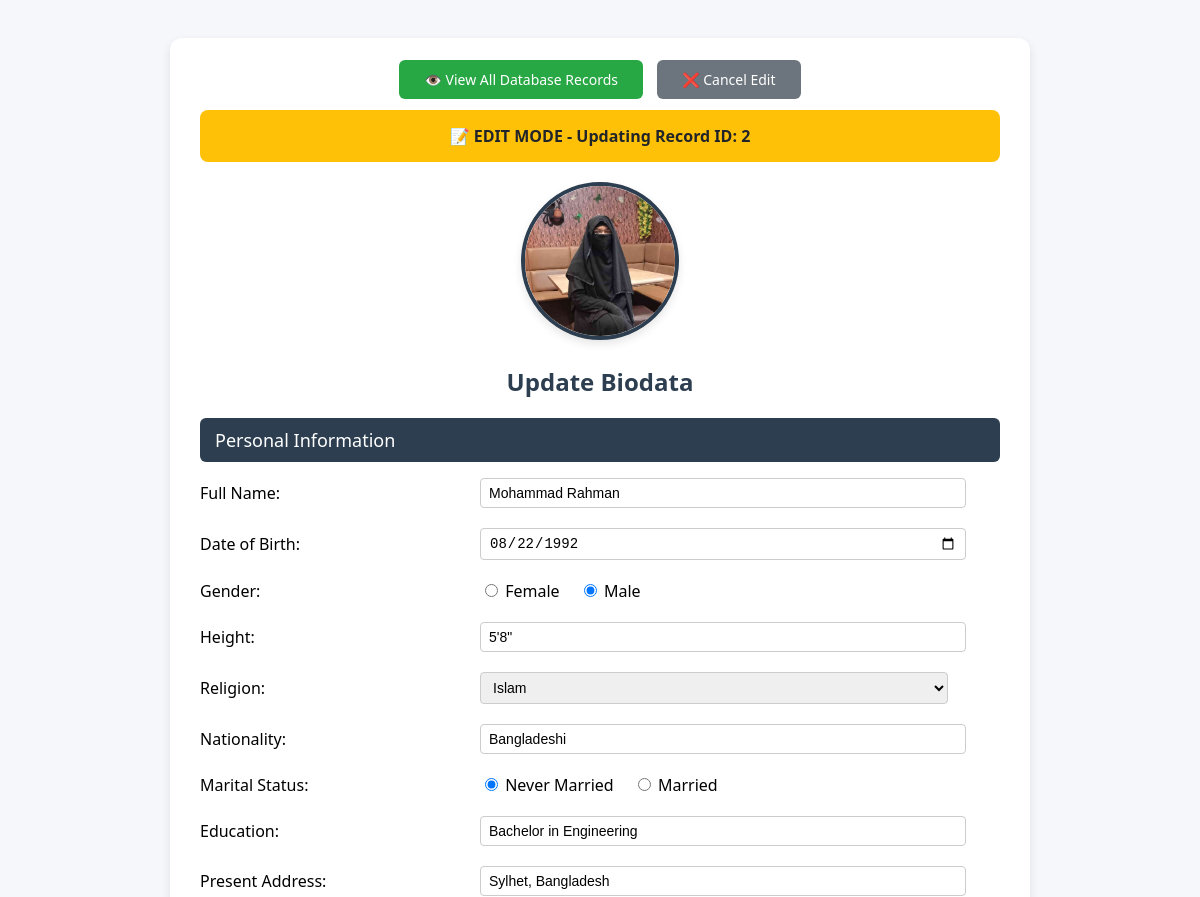
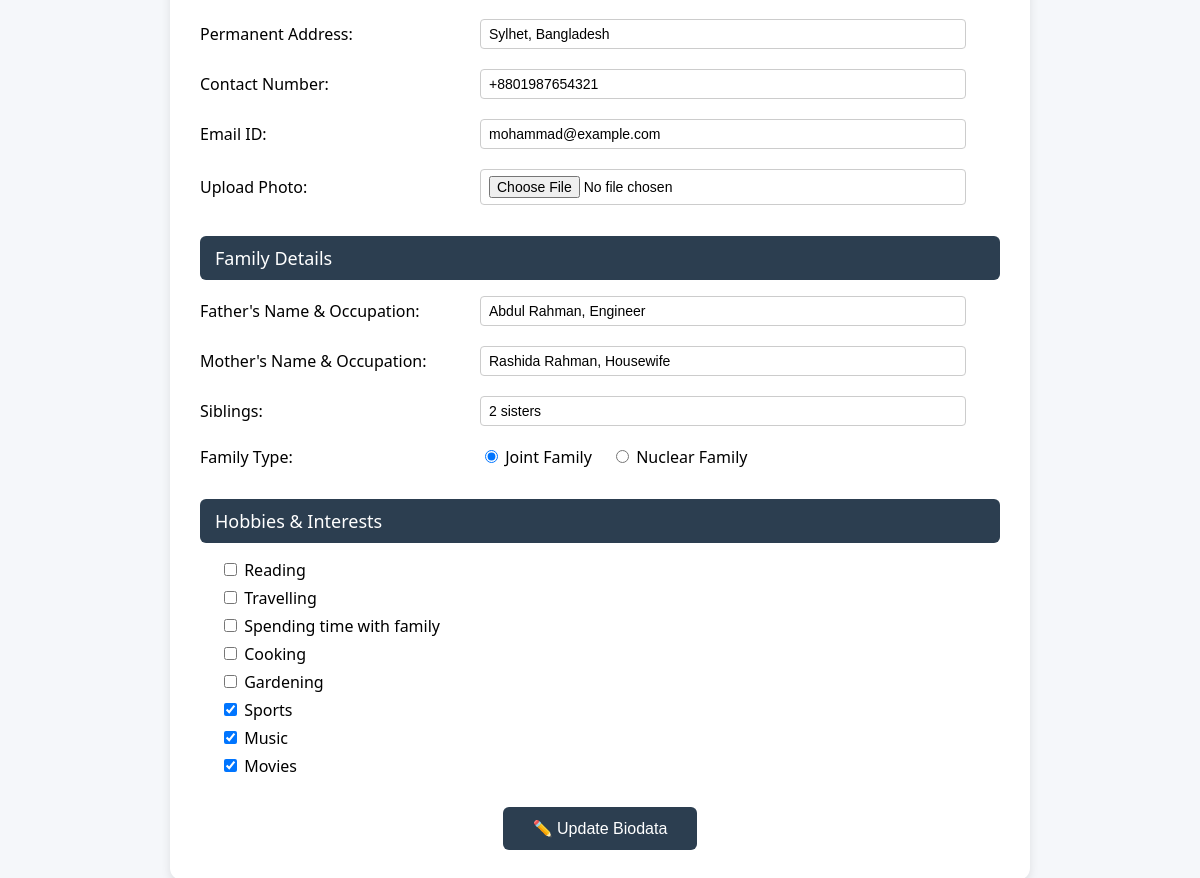
/index.php?edit=2, run on the app's committed database (2 pictures, top to bottom).
### tables this page shows
CREATE TABLE `biodata` (
  `id` int(11) NOT NULL,
  `full_name` varchar(255) NOT NULL,
  `date_of_birth` date NOT NULL,
  `gender` enum('Male','Female') NOT NULL,
  `height` varchar(50) DEFAULT NULL,
  `religion` enum('Islam','Hinduism','Christianity','Other') NOT NULL,
  `nationality` varchar(100) DEFAULT 'Bangladeshi',
  `marital_status` enum('Never Married','Married') NOT NULL,
  `education` text DEFAULT NULL,
  `present_address` text DEFAULT NULL,
  `permanent_address` text DEFAULT NULL,
  `contact_number` varchar(20) DEFAULT NULL,
  `email` varchar(255) DEFAULT NULL,
  `profile_photo` varchar(500) DEFAULT NULL,
  `father_name` varchar(255) DEFAULT NULL,
  `father_occupation` varchar(255) DEFAULT NULL,
  `mother_name` varchar(255) DEFAULT NULL,
  `mother_occupation` varchar(255) DEFAULT NULL,
  `siblings` text DEFAULT NULL,
  `family_type` enum('Joint','Nuclear') DEFAULT NULL,
  `hobbies` text DEFAULT NULL,
  `created_at` timestamp NOT NULL DEFAULT current_timestamp(),
  `updated_at` timestamp NOT NULL DEFAULT current_timestamp() ON UPDATE current_timestamp()
);

### index.php (the view, shortened to what this page needs)
<?php
$servername = "localhost";
$username = "root";
$password = "";
$dbname = "marriage_biodata_db";
$edit_mode = false;
$edit_data = [];
try {
    $pdo = new PDO("mysql:host=$servername;dbname=$dbname", $username, $password);
    $pdo->setAttribute(PDO::ATTR_ERRMODE, PDO::ERRMODE_EXCEPTION);
} catch(PDOException $e) {
    die("Connection failed: " . $e->getMessage());
}
if (isset($_GET['edit']) && is_numeric($_GET['edit'])) {
    try {
        $edit_id = $_GET['edit'];
        $stmt = $pdo->prepare("SELECT * FROM biodata WHERE id = :id");
        $stmt->execute([':id' => $edit_id]);
        $edit_data = $stmt->fetch(PDO::FETCH_ASSOC);
        if ($edit_data) {
            $edit_mode = true;
        } else {
            $message = "<div style='color: red; text-align: center; margin: 20px; padding: 15px; background: #f8d7da; border: 1px solid #f5c6cb; border-radius: 5px; font-weight: bold;'>❌ Record not found!</div>";
        }
    } catch(Exception $e) {
        $message = "<div style='color: red; text-align: center; margin: 20px; padding: 15px; background: #f8d7da; border: 1px solid #f5c6cb; border-radius: 5px; font-weight: bold;'>❌ Error loading record: " . $e->getMessage() . "</div>";
    }
}
?>
<!DOCTYPE html>
<html lang="en">
<head>
</head>
<body>
  <div class="biodata-container">
    <div class="view-database-btn">
      <a href="view_database.php">👁️ View All Database Records</a>
      <?php if ($edit_mode): ?>
        <a href="index.php" class="cancel-btn">❌ Cancel Edit</a>
      <?php endif; ?>
    </div>
    <?php if ($edit_mode): ?>
      <div class="edit-mode-header">
        📝 EDIT MODE - Updating Record ID: <?php echo $edit_data['id']; ?>
      </div>
    <?php endif; ?>
    <div class="photo-section">
      <?php if ($edit_mode && $edit_data['profile_photo'] && file_exists($edit_data['profile_photo'])): ?>
        <img src="<?php echo $edit_data['profile_photo']; ?>" alt="Profile Photo" class="profile-pic" />
      <?php else: ?>
        <img src="WhatsApp Image 2025-07-14 at 22.23.55_a2362fd0.jpg" alt="Profile Photo" class="profile-pic" />
      <?php endif; ?>
    </div>
    <h2><?php echo $edit_mode ? 'Update Biodata' : 'Biodata'; ?></h2>
    <form action="" method="POST" enctype="multipart/form-data">
      <div class="section">
        <div class="section-title">Personal Information</div>
        <div class="info-grid">
          <div><label for="fullname">Full Name:</label></div>
          <div><input type="text" id="fullname" name="fullname" value="<?php echo $edit_mode ? htmlspecialchars($edit_data['full_name']) : ''; ?>" required /></div>
          <div><label for="dob">Date of Birth:</label></div>
          <div><input type="date" id="dob" name="dob" value="<?php echo $edit_mode ? $edit_data['date_of_birth'] : ''; ?>" required /></div>
          <div>Gender:</div>
          <div>
            <label><input type="radio" name="gender" value="Female" <?php echo ($edit_mode && $edit_data['gender'] == 'Female') ? 'checked' : ''; ?> required /> Female</label>
            <label><input type="radio" name="gender" value="Male" <?php echo ($edit_mode && $edit_data['gender'] == 'Male') ? 'checked' : ''; ?> required /> Male</label>
          </div>
          <div><label for="height">Height:</label></div>
          <div><input type="text" id="height" name="height" value="<?php echo $edit_mode ? htmlspecialchars($edit_data['height']) : ''; ?>" placeholder="5'3&quot;" /></div>
          <div><label for="religion">Religion:</label></div>
          <div>
            <select id="religion" name="religion" required>
              <option value="Islam" <?php echo ($edit_mode && $edit_data['religion'] == 'Islam') ? 'selected' : ''; ?>>Islam</option>
            </select>
          </div>
          <div><label for="nationality">Nationality:</label></div>
          <div><input type="text" id="nationality" name="nationality" value="<?php echo $edit_mode ? htmlspecialchars($edit_data['nationality']) : 'Bangladeshi'; ?>" /></div>
          <div>Marital Status:</div>
          <div>
            <label><input type="radio" name="marital" value="Never Married" <?php echo ($edit_mode && $edit_data['marital_status'] == 'Never Married') ? 'checked' : ''; ?> required /> Never Married</label>
            <label><input type="radio" name="marital" value="Married" <?php echo ($edit_mode && $edit_data['marital_status'] == 'Married') ? 'checked' : ''; ?> required /> Married</label>
          </div>
          <div><label for="education">Education:</label></div>
          <div><input type="text" id="education" name="education" value="<?php echo $edit_mode ? htmlspecialchars($edit_data['education']) : ''; ?>" placeholder="Your education qualification" /></div>
          <div><label for="presentAddress">Present Address:</label></div>
          <div><input type="text" id="presentAddress" name="presentAddress" value="<?php echo $edit_mode ? htmlspecialchars($edit_data['present_address']) : ''; ?>" placeholder="Current address" /></div>
          <div><label for="permanentAddress">Permanent Address:</label></div>
          <div><input type="text" id="permanentAddress" name="permanentAddress" value="<?php echo $edit_mode ? htmlspecialchars($edit_data['permanent_address']) : ''; ?>" placeholder="Permanent address" /></div>
          <div><label for="contactNumber">Contact Number:</label></div>
          <div><input type="tel" id="contactNumber" name="contactNumber" value="<?php echo $edit_mode ? htmlspecialchars($edit_data['contact_number']) : ''; ?>" placeholder="Phone number" /></div>
          <div><label for="email">Email ID:</label></div>
          <div><input type="email" id="email" name="email" value="<?php echo $edit_mode ? htmlspecialchars($edit_data['email']) : ''; ?>" placeholder="Email address" /></div>
          <div><label for="profile_photo">Upload Photo:</label></div>
          <div>
            <input type="file" id="profile_photo" name="profile_photo" accept="image/*" />
          </div>
        </div>
      </div>
      <div class="section">
        <div class="section-title">Family Details</div>
        <div class="info-grid">
          <div><label for="fatherName">Father's Name & Occupation:</label></div>
          <div><input type="text" id="fatherName" name="fatherName" value="<?php echo $edit_mode ? htmlspecialchars($edit_data['father_name'] . ($edit_data['father_occupation'] ? ', ' . $edit_data['father_occupation'] : '')) : ''; ?>" placeholder="Name, Occupation" /></div>
          <div><label for="motherName">Mother's Name & Occupation:</label></div>
          <div><input type="text" id="motherName" name="motherName" value="<?php echo $edit_mode ? htmlspecialchars($edit_data['mother_name'] . ($edit_data['mother_occupation'] ? ', ' . $edit_data['mother_occupation'] : '')) : ''; ?>" placeholder="Name, Occupation" /></div>
          <div><label for="siblings">Siblings:</label></div>
          <div><input type="text" id="siblings" name="siblings" value="<?php echo $edit_mode ? htmlspecialchars($edit_data['siblings']) : ''; ?>" placeholder="Brothers and sisters information" /></div>
          <div>Family Type:</div>
          <div>
            <label><input type="radio" name="familyType" value="Joint" <?php echo ($edit_mode && $edit_data['family_type'] == 'Joint') ? 'checked' : ''; ?> /> Joint Family</label>
            <label><input type="radio" name="familyType" value="Nuclear" <?php echo ($edit_mode && $edit_data['family_type'] == 'Nuclear') ? 'checked' : ''; ?> /> Nuclear Family</label>
          </div>
        </div>
      </div>
      <div class="section">
        <div class="section-title">Hobbies & Interests</div>
        <?php
        $selected_hobbies = [];
        if ($edit_mode && $edit_data['hobbies']) {
            $selected_hobbies = array_map('trim', explode(',', $edit_data['hobbies']));
        }
        ?>
        <ul class="hobbies">
          <li><label><input type="checkbox" name="hobbies[]" value="Reading" <?php echo in_array('Reading', $selected_hobbies) ? 'checked' : ''; ?> /> Reading</label></li>
          <li><label><input type="checkbox" name="hobbies[]" value="Travelling" <?php echo in_array('Travelling', $selected_hobbies) ? 'checked' : ''; ?> /> Travelling</label></li>
          <li><label><input type="checkbox" name="hobbies[]" value="Spending time with family" <?php echo in_array('Spending time with family', $selected_hobbies) ? 'checked' : ''; ?> /> Spending time with family</label></li>
          <li><label><input type="checkbox" name="hobbies[]" value="Cooking" <?php echo in_array('Cooking', $selected_hobbies) ? 'checked' : ''; ?> /> Cooking</label></li>
          <li><label><input type="checkbox" name="hobbies[]" value="Gardening" <?php echo in_array('Gardening', $selected_hobbies) ? 'checked' : ''; ?> /> Gardening</label></li>
          <li><label><input type="checkbox" name="hobbies[]" value="Sports" <?php echo in_array('Sports', $selected_hobbies) ? 'checked' : ''; ?> /> Sports</label></li>
          <li><label><input type="checkbox" name="hobbies[]" value="Music" <?php echo in_array('Music', $selected_hobbies) ? 'checked' : ''; ?> /> Music</label></li>
          <li><label><input type="checkbox" name="hobbies[]" value="Movies" <?php echo in_array('Movies', $selected_hobbies) ? 'checked' : ''; ?> /> Movies</label></li>
        </ul>
      </div>
      <div class="submit-btn">
        <button type="submit"><?php echo $edit_mode ? '✏️ Update Biodata' : 'Submit Biodata'; ?></button>
      </div>
    </form>
  </div>
</body>
</html>

### index.php (style rules this page uses)
body { font-family: 'Segoe UI', Tahoma, Geneva, Verdana, sans-serif; background: #f5f7fa; padding: 30px; }
.biodata-container { max-width: 800px; margin: auto; background: #fff; border-radius: 12px; box-shadow: 0 4px 10px rgba(0, 0, 0, 0.1); padding: 30px; }
.photo-section { text-align: center; margin-bottom: 20px; }
.profile-pic { width: 150px; height: 150px; object-fit: cover; border-radius: 50%; border: 4px solid #2c3e50; box-shadow: 0 4px 8px rgba(0, 0, 0, 0.1); }
h2 { text-align: center; color: #2c3e50; margin-bottom: 20px; }
.section { margin-bottom: 25px; }
.section-title { background: #2c3e50; color: #fff; padding: 10px 15px; border-radius: 6px; font-size: 18px; margin-bottom: 10px; }
.info-grid { display: grid; grid-template-columns: 1fr 2fr; gap: 8px 20px; align-items: center; }
.info-grid div { padding: 6px 0; }
input[type="text"], input[type="email"], input[type="tel"], input[type="date"], input[type="file"], select { width: 90%; padding: 6px 8px; border: 1px solid #ccc; border-radius: 4px; font-size: 14px; }
label { margin-right: 15px; cursor: pointer; }
.hobbies { padding-left: 20px; list-style: none; }
.hobbies li { margin-bottom: 6px; }
.submit-btn { text-align: center; margin-top: 30px; }
button { background-color: #2c3e50; color: white; border: none; padding: 12px 30px; border-radius: 6px; font-size: 16px; cursor: pointer; }
.view-database-btn { text-align: center; margin-bottom: 20px; }
.view-database-btn a { background-color: #28a745; color: white; text-decoration: none; padding: 10px 25px; border-radius: 6px; font-size: 14px; margin: 0 5px; }
.cancel-btn { background-color: #6c757d !important; }
.edit-mode-header { background: #ffc107; color: #212529; padding: 15px; border-radius: 8px; margin-bottom: 20px; text-align: center; font-weight: bold; }

### data on the page
biodata: id "2", fullname "Mohammad Rahman", dob "08/22/1992", gender "☐ Female", gender "☑ Male", height "5'8\"", religion "Islam", nationality "Bangladeshi", marital_status "☑ Never Married", marital_status "☐ Married", education "Bachelor in Engineering", presentAddress "Sylhet, Bangladesh", permanentAddress "Sylhet, Bangladesh", contactNumber "+8801987654321", email "mohammad@example.com", fatherName "Abdul Rahman, Engineer", motherName "Rashida Rahman, Housewife", siblings "2 sisters", family_type "☑ Joint Family", family_type "☐ Nuclear Family", hobbies "☑"
